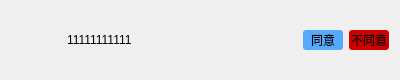
<?xml version="1.0" encoding="UTF-8"?>
<ui version="4.0">
 <class>AttnItem</class>
 <widget class="QWidget" name="AttnItem">
  <property name="geometry">
   <rect>
    <x>0</x>
    <y>0</y>
    <width>400</width>
    <height>80</height>
   </rect>
  </property>
  <property name="windowTitle">
   <string>Form</string>
  </property>
  <layout class="QHBoxLayout" name="horizontalLayout">
   <item>
    <widget class="QLabel" name="label">
     <property name="minimumSize">
      <size>
       <width>50</width>
       <height>50</height>
      </size>
     </property>
     <property name="maximumSize">
      <size>
       <width>50</width>
       <height>50</height>
      </size>
     </property>
     <property name="styleSheet">
      <string notr="true">background-color: rgba(255, 255, 255, 0);</string>
     </property>
     <property name="text">
      <string/>
     </property>
    </widget>
   </item>
   <item>
    <widget class="QLabel" name="label_2">
     <property name="styleSheet">
      <string notr="true">background-color: rgba(255, 255, 255, 0);
color: rgb(0, 0, 0);</string>
     </property>
     <property name="text">
      <string>11111111111</string>
     </property>
    </widget>
   </item>
   <item>
    <spacer name="horizontalSpacer">
     <property name="orientation">
      <enum>Qt::Horizontal</enum>
     </property>
     <property name="sizeHint" stdset="0">
      <size>
       <width>181</width>
       <height>20</height>
      </size>
     </property>
    </spacer>
   </item>
   <item>
    <widget class="QPushButton" name="pushButton">
     <property name="minimumSize">
      <size>
       <width>40</width>
       <height>20</height>
      </size>
     </property>
     <property name="maximumSize">
      <size>
       <width>40</width>
       <height>20</height>
      </size>
     </property>
     <property name="styleSheet">
      <string notr="true">border-radius:3px;
background-color: rgb(85, 170, 255);
color: rgb(0, 0, 0);</string>
     </property>
     <property name="text">
      <string>同意</string>
     </property>
    </widget>
   </item>
   <item>
    <widget class="QPushButton" name="pushButton_2">
     <property name="minimumSize">
      <size>
       <width>40</width>
       <height>20</height>
      </size>
     </property>
     <property name="maximumSize">
      <size>
       <width>40</width>
       <height>20</height>
      </size>
     </property>
     <property name="styleSheet">
      <string notr="true">color: rgb(0, 0, 0);
background-color: rgb(204, 0, 0);
border-radius:3px;</string>
     </property>
     <property name="text">
      <string>不同意</string>
     </property>
    </widget>
   </item>
  </layout>
 </widget>
 <resources/>
 <connections/>
</ui>
